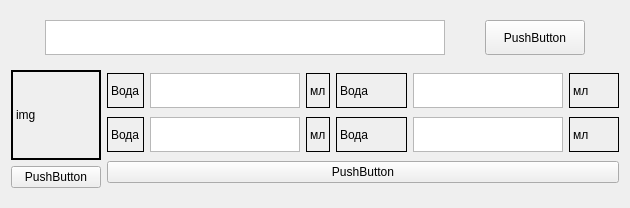
<?xml version="1.0" encoding="UTF-8"?>
<ui version="4.0">
 <class>RecipePanel</class>
 <widget class="QWidget" name="RecipePanel">
  <property name="geometry">
   <rect>
    <x>0</x>
    <y>0</y>
    <width>630</width>
    <height>208</height>
   </rect>
  </property>
  <property name="windowTitle">
   <string>Form</string>
  </property>
  <layout class="QVBoxLayout" name="verticalLayout_3">
   <item>
    <layout class="QHBoxLayout" name="horizontalLayout_2">
     <item>
      <widget class="QPlainTextEdit" name="plainTextEdit">
       <property name="maximumSize">
        <size>
         <width>400</width>
         <height>35</height>
        </size>
       </property>
      </widget>
     </item>
     <item>
      <widget class="QPushButton" name="pushButton_4">
       <property name="maximumSize">
        <size>
         <width>100</width>
         <height>35</height>
        </size>
       </property>
       <property name="text">
        <string>PushButton</string>
       </property>
      </widget>
     </item>
    </layout>
   </item>
   <item>
    <layout class="QHBoxLayout" name="horizontalLayout_3">
     <item>
      <layout class="QVBoxLayout" name="verticalLayout_2">
       <item>
        <widget class="QLabel" name="label">
         <property name="minimumSize">
          <size>
           <width>90</width>
           <height>90</height>
          </size>
         </property>
         <property name="maximumSize">
          <size>
           <width>90</width>
           <height>90</height>
          </size>
         </property>
         <property name="layoutDirection">
          <enum>Qt::LayoutDirection::LeftToRight</enum>
         </property>
         <property name="frameShape">
          <enum>QFrame::Shape::Box</enum>
         </property>
         <property name="lineWidth">
          <number>2</number>
         </property>
         <property name="text">
          <string>img</string>
         </property>
        </widget>
       </item>
       <item>
        <widget class="QPushButton" name="pushButton_2">
         <property name="maximumSize">
          <size>
           <width>90</width>
           <height>35</height>
          </size>
         </property>
         <property name="text">
          <string>PushButton</string>
         </property>
        </widget>
       </item>
      </layout>
     </item>
     <item>
      <layout class="QGridLayout" name="gridLayout">
       <item row="2" column="0">
        <widget class="QPushButton" name="pushButton_3">
         <property name="text">
          <string>PushButton</string>
         </property>
        </widget>
       </item>
       <item row="1" column="0">
        <layout class="QHBoxLayout" name="horizontalLayout_6">
         <item>
          <widget class="QLabel" name="label_12">
           <property name="maximumSize">
            <size>
             <width>75</width>
             <height>35</height>
            </size>
           </property>
           <property name="frameShape">
            <enum>QFrame::Shape::Box</enum>
           </property>
           <property name="text">
            <string>Вода</string>
           </property>
          </widget>
         </item>
         <item>
          <widget class="QTextEdit" name="textEdit_7">
           <property name="maximumSize">
            <size>
             <width>150</width>
             <height>35</height>
            </size>
           </property>
          </widget>
         </item>
         <item>
          <widget class="QLabel" name="label_13">
           <property name="maximumSize">
            <size>
             <width>50</width>
             <height>35</height>
            </size>
           </property>
           <property name="frameShape">
            <enum>QFrame::Shape::Box</enum>
           </property>
           <property name="text">
            <string>мл</string>
           </property>
          </widget>
         </item>
         <item>
          <layout class="QHBoxLayout" name="horizontalLayout_8">
           <item>
            <widget class="QLabel" name="label_16">
             <property name="maximumSize">
              <size>
               <width>75</width>
               <height>35</height>
              </size>
             </property>
             <property name="frameShape">
              <enum>QFrame::Shape::Box</enum>
             </property>
             <property name="text">
              <string>Вода</string>
             </property>
            </widget>
           </item>
           <item>
            <widget class="QTextEdit" name="textEdit_9">
             <property name="maximumSize">
              <size>
               <width>150</width>
               <height>35</height>
              </size>
             </property>
            </widget>
           </item>
           <item>
            <widget class="QLabel" name="label_17">
             <property name="maximumSize">
              <size>
               <width>50</width>
               <height>35</height>
              </size>
             </property>
             <property name="frameShape">
              <enum>QFrame::Shape::Box</enum>
             </property>
             <property name="text">
              <string>мл</string>
             </property>
            </widget>
           </item>
          </layout>
         </item>
        </layout>
       </item>
       <item row="0" column="0">
        <layout class="QHBoxLayout" name="horizontalLayout_5">
         <item>
          <widget class="QLabel" name="label_10">
           <property name="maximumSize">
            <size>
             <width>75</width>
             <height>35</height>
            </size>
           </property>
           <property name="frameShape">
            <enum>QFrame::Shape::Box</enum>
           </property>
           <property name="text">
            <string>Вода</string>
           </property>
          </widget>
         </item>
         <item>
          <widget class="QTextEdit" name="textEdit_6">
           <property name="maximumSize">
            <size>
             <width>150</width>
             <height>35</height>
            </size>
           </property>
          </widget>
         </item>
         <item>
          <widget class="QLabel" name="label_11">
           <property name="maximumSize">
            <size>
             <width>50</width>
             <height>35</height>
            </size>
           </property>
           <property name="frameShape">
            <enum>QFrame::Shape::Box</enum>
           </property>
           <property name="text">
            <string>мл</string>
           </property>
          </widget>
         </item>
         <item>
          <layout class="QHBoxLayout" name="horizontalLayout_7">
           <item>
            <widget class="QLabel" name="label_14">
             <property name="maximumSize">
              <size>
               <width>75</width>
               <height>35</height>
              </size>
             </property>
             <property name="frameShape">
              <enum>QFrame::Shape::Box</enum>
             </property>
             <property name="text">
              <string>Вода</string>
             </property>
            </widget>
           </item>
           <item>
            <widget class="QTextEdit" name="textEdit_8">
             <property name="maximumSize">
              <size>
               <width>150</width>
               <height>35</height>
              </size>
             </property>
            </widget>
           </item>
           <item>
            <widget class="QLabel" name="label_15">
             <property name="maximumSize">
              <size>
               <width>50</width>
               <height>35</height>
              </size>
             </property>
             <property name="frameShape">
              <enum>QFrame::Shape::Box</enum>
             </property>
             <property name="text">
              <string>мл</string>
             </property>
            </widget>
           </item>
          </layout>
         </item>
        </layout>
       </item>
      </layout>
     </item>
    </layout>
   </item>
  </layout>
 </widget>
 <resources/>
 <connections/>
</ui>
